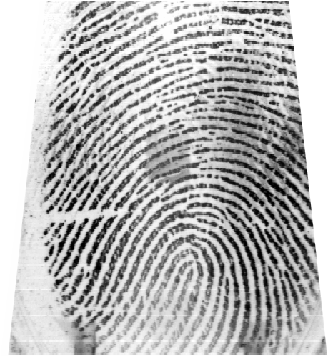
#> input picture Fingerprints/DATABASE/001_L0_0.bmp, 328 x 356 px
$ python -i color_threshold.py   (imports and definitions only)
#> lines starting #> are read from the running program, lines starting #| are printed output that depends on the picture; after the words box and inside, x2 and y2 are one past the last pixel; in counts of white or black regions, pixels touching at a corner belong together
#> further down, picture is the input picture: shape (356, 328); min 0, max 255, mean 182.2
#SOURCED
from matplotlib import pyplot as plt
import cv2 as cv

def show_img_thresholds(img):
    ret,thresh1 = cv.threshold(img,127,255,cv.THRESH_BINARY_INV)
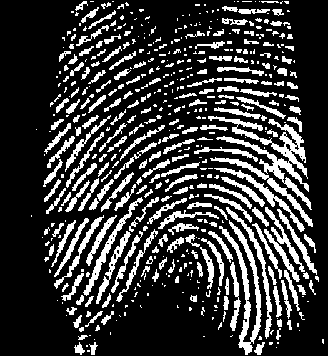
#> thresh1: shape (356, 328); 22.1% white; 509 white regions (288 under 20 px), largest, box (x1, y1, x2, y2) and area: (208, 116, 312, 210) 2033, (219, 220, 262, 355) 1320, (210, 157, 313, 227) 629
    ret,thresh2 = cv.threshold(img,127,255,cv.THRESH_OTSU)
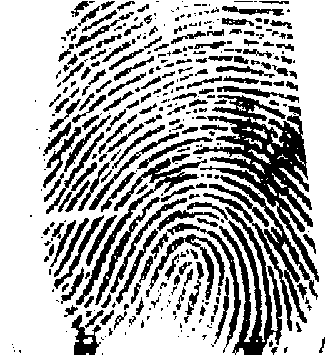
#> thresh2: shape (356, 328); 69.7% white; 361 black regions (166 under 20 px), largest, box (x1, y1, x2, y2) and area: (193, 95, 319, 282) 6264, (219, 207, 282, 355) 2946, (203, 175, 318, 331) 2298
#> ret = 156
    ret,thresh3 = cv.threshold(img,127,255,cv.THRESH_BINARY | cv.THRESH_OTSU)
    ret,thresh4 = cv.threshold(img,127,255,cv.THRESH_BINARY)
    ret,thresh5 = cv.threshold(img,127,255,cv.THRESH_TOZERO_INV)
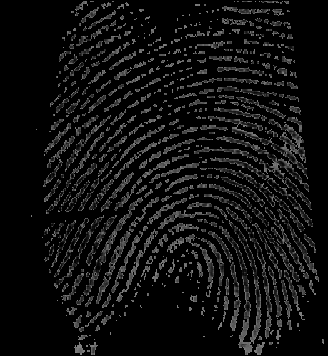
#> thresh5: shape (356, 328); min 0, max 127, mean 16.2
    titles = ['Original Image','BINARY_INV','OTSU','BINARY|OTSU','BINARY','TOZERO_INV']
    images = [img, thresh1, thresh2, thresh3, thresh4, thresh5]
    for i in range(6):
        plt.subplot(2,3,i+1),plt.imshow(images[i],'gray')
        plt.title(titles[i])
        plt.xticks([]),plt.yticks([])
    plt.show()

    return thresh2

>>> import cv2
>>> picture = cv2.imread('../../Fingerprints/DATABASE/001_L0_0.bmp', cv2.IMREAD_GRAYSCALE)
>>> result = show_img_thresholds(picture)

$ run again, on Fingerprints/DATABASE/001_L2_0.bmp
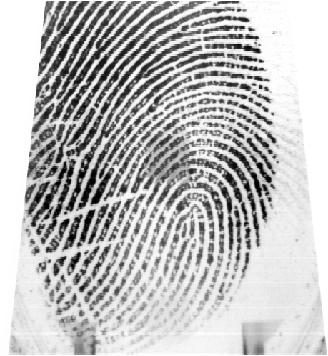
#> input picture Fingerprints/DATABASE/001_L2_0.bmp, 328 x 356 px
#> picture is the input picture: shape (356, 328); min 0, max 255, mean 189.9
#> thresh1: shape (356, 328); 22.2% white; 367 white regions (191 under 20 px), largest, box (x1, y1, x2, y2) and area: (65, 41, 202, 212) 1721, (34, 1, 125, 116) 1300, (50, 1, 156, 123) 1052
#> in show_img_thresholds, `ret,thresh2 = cv.threshold(img,127,255,cv.THRESH_OTSU)`:
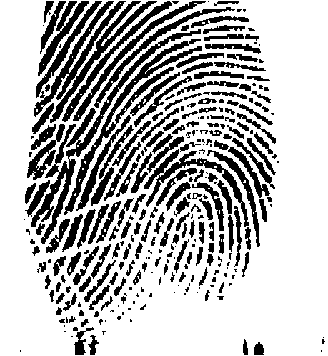
#> thresh2: shape (356, 328); 72.4% white; 287 black regions (118 under 20 px), largest, box (x1, y1, x2, y2) and area: (34, 1, 157, 123) 3324, (31, 29, 201, 244) 2614, (64, 39, 202, 215) 2001
#> ret = 157
#> in show_img_thresholds, `ret,thresh5 = cv.threshold(img,127,255,cv.THRESH_TOZERO_INV)`:
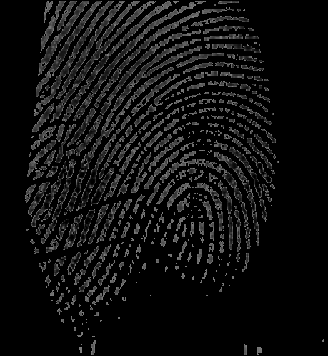
#> thresh5: shape (356, 328); min 0, max 127, mean 16.2

$ run again, on Fingerprints/DATABASE/002_L2_0.bmp
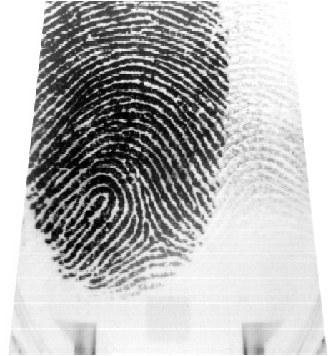
#> input picture Fingerprints/DATABASE/002_L2_0.bmp, 328 x 356 px
#> picture is the input picture: shape (356, 328); min 0, max 255, mean 181.9
#> thresh1: shape (356, 328); 26.9% white; 76 white regions (52 under 20 px), largest, box (x1, y1, x2, y2) and area: (26, 1, 229, 270) 27926, (132, 25, 229, 83) 917, (98, 215, 136, 273) 481
#> in show_img_thresholds, `ret,thresh2 = cv.threshold(img,127,255,cv.THRESH_OTSU)`:
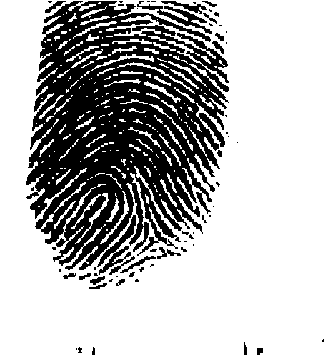
#> thresh2: shape (356, 328); 70.7% white; 63 black regions (42 under 20 px), largest, box (x1, y1, x2, y2) and area: (26, 1, 229, 270) 31760, (97, 215, 136, 275) 563, (137, 1, 212, 34) 506
#> ret = 147
#> in show_img_thresholds, `ret,thresh5 = cv.threshold(img,127,255,cv.THRESH_TOZERO_INV)`:
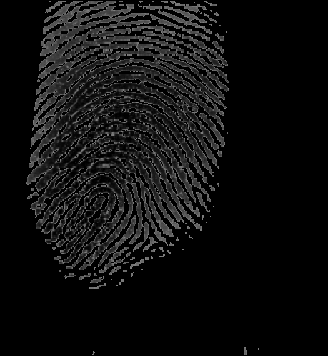
#> thresh5: shape (356, 328); min 0, max 127, mean 15.6
